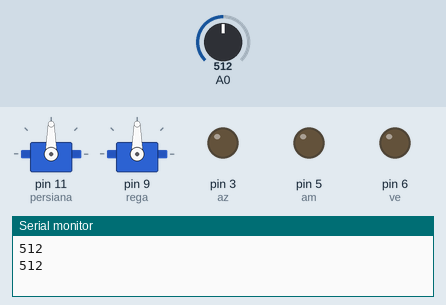
Simulated run of this sketch. Board: Arduino Uno, built with avr-gcc and run on an emulated ATmega328P. Shown: 2 × servo, output pins drawn as LEDs (lit = HIGH), the last lines printed to the serial monitor. Inputs (shaded band) come from the test bench; at power-on: A0 = 512.

Above: at 3.8 s.
3.9 s: A0 set to 466
7.8 s: A0 set to 438
At 9.9 s:
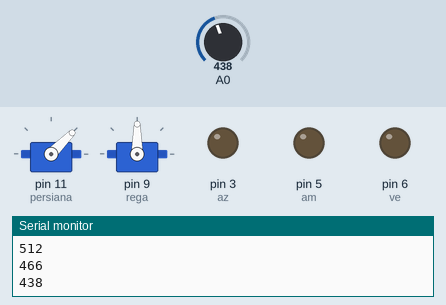
11.7 s: A0 set to 460
At 13.4 s:
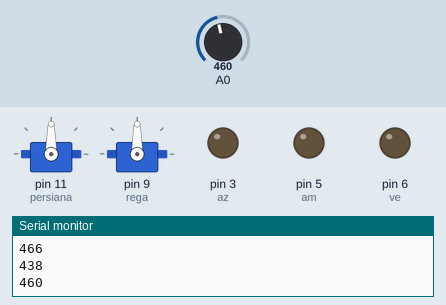
15.6 s: A0 set to 440
At 19.1 s:
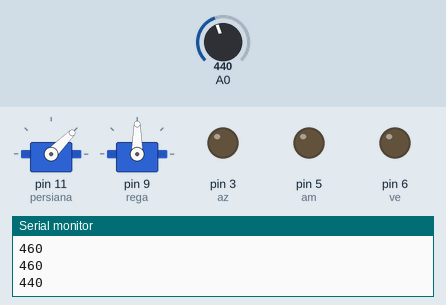
Timing chart, 0 to 20.5 s (numbered marks = the images above; inputs shaded):
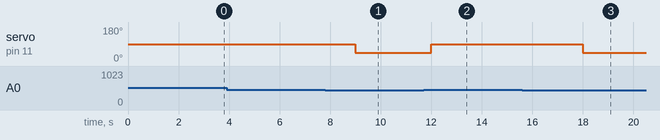

Measured:
- the behaviour switches between 451 and 450 on A0 (found by bisection; images 0 and 1)
- after the input at 7.8 s, servo on pin 11 (persiana): 90° → 45° after 1.2 s
- after the input at 11.7 s, servo on pin 11 (persiana): 45° → 90° after 0.30 s
- after the input at 15.6 s, servo on pin 11 (persiana): 90° → 45° after 2.4 s

The sketch:

aula0609_montagem_de_hidrosistema.ino
```cpp
#include <Servo.h>

Servo persiana;
Servo rega;

int sensor = 0;
int ve = 6, am = 5, az = 3;

void setup()
{
  pinMode(ve, OUTPUT);
  pinMode(am, OUTPUT);
  pinMode(az, OUTPUT);
  persiana.attach(11, 500, 2500);
  rega.attach(9, 500, 2500);
  Serial.begin(9600);
}
void loop()
{
  sensor = analogRead(A0);
  Serial.println(sensor);
  if(sensor <= 450){
    persiana.write(45);
  }else{
    persiana.write(90);
  }
  delay(3000);
}
```
